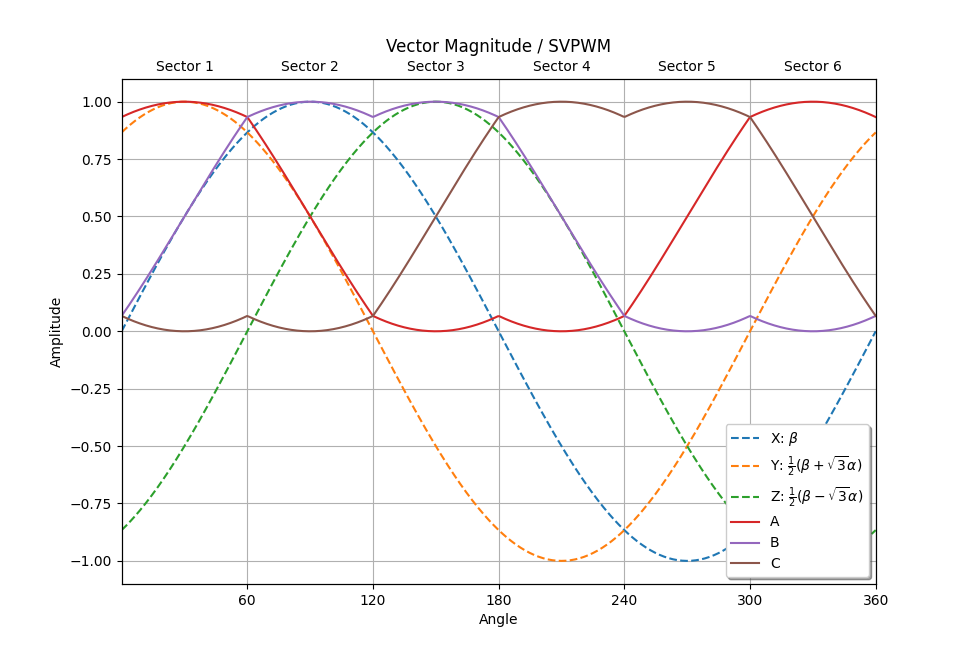

Recreate this plot in Python.
import matplotlib.pyplot as plt
import numpy as np

theta = np.linspace(0, np.deg2rad(360), 500)
angles = [np.deg2rad(60), np.deg2rad(120), np.deg2rad(180), np.deg2rad(240), np.deg2rad(300), np.deg2rad(360)]
anglelabels = ['60', '120', '180', '240', '300', '360']

X = np.sin(theta)
Y = (np.sin(theta) + np.sqrt(3)*np.cos(theta))/2
Z = (np.sin(theta) - np.sqrt(3)*np.cos(theta))/2

#A = -Z + 0
#A[theta>np.deg2rad(60)] = z0
#A[theta>np.deg2rad(120)] = Y[theta>np.deg2rad(120)]
#A[theta>np.deg2rad(180)] = -Z[theta>np.deg2rad(180)]
#A[theta>np.deg2rad(240)] = z0
#A[theta>np.deg2rad(300)] = Y[theta>np.deg2rad(300)]

#B = theta + 0
#B[theta>0] = 0
#B[theta>np.deg2rad(60)] = Z[theta>np.deg2rad(60)]
#B[theta>np.deg2rad(120)] = X[theta>np.deg2rad(120)]
#B[theta>np.deg2rad(180)] = z0
#B[theta>np.deg2rad(240)] = Z[theta>np.deg2rad(240)]
#B[theta>np.deg2rad(300)] = Y[theta>np.deg2rad(300)]

#C = -X + 0
#C[theta>np.deg2rad(60)] = -Y[theta>np.deg2rad(60)]
#C[theta>np.deg2rad(120)] = z0
#C[theta>np.deg2rad(180)] = -X[theta>np.deg2rad(180)]
#C[theta>np.deg2rad(240)] = -Y[theta>np.deg2rad(240)]
#C[theta>np.deg2rad(300)] = z0

z0 = (1 + Z + X)/2
As1 = z0 - Z
Bs1 = z0 
Cs1 = z0 - X

As1[theta>np.deg2rad(60)] = 0
Bs1[theta>np.deg2rad(60)] = 0
Cs1[theta>np.deg2rad(60)] = 0

#As1 = np.ma.masked_where(theta>np.deg2rad(60), As1)
#Bs1 = np.ma.masked_where(theta>np.deg2rad(60), Bs1)
#Cs1 = np.ma.masked_where(theta>np.deg2rad(60), Cs1)

z0 = (1 - Z + Y)/2
As2 = z0
Bs2 = z0 + Z 
Cs2 = z0 - Y

As2[theta<np.deg2rad(60)] = 0
As2[theta>np.deg2rad(120)] = 0
Bs2[theta<np.deg2rad(60)] = 0
Bs2[theta>np.deg2rad(120)] = 0
Cs2[theta<np.deg2rad(60)] = 0
Cs2[theta>np.deg2rad(120)] = 0

z0 = (1 - X - Y)/2
As3 = z0 + Y
Bs3 = z0 + X 
Cs3 = z0

As3[theta<np.deg2rad(120)] = 0
As3[theta>np.deg2rad(180)] = 0
Bs3[theta<np.deg2rad(120)] = 0
Bs3[theta>np.deg2rad(180)] = 0
Cs3[theta<np.deg2rad(120)] = 0
Cs3[theta>np.deg2rad(180)] = 0

z0 = (1 + X + Z)/2
As4 = z0 - Z
Bs4 = z0 
Cs4 = z0 - X

As4[theta<np.deg2rad(180)] = 0
As4[theta>np.deg2rad(240)] = 0
Bs4[theta<np.deg2rad(180)] = 0
Bs4[theta>np.deg2rad(240)] = 0
Cs4[theta<np.deg2rad(180)] = 0
Cs4[theta>np.deg2rad(240)] = 0

z0 = (1 + Y - Z)/2
As5 = z0
Bs5 = z0 + Z 
Cs5 = z0 - Y

As5[theta<np.deg2rad(240)] = 0
As5[theta>np.deg2rad(300)] = 0
Bs5[theta<np.deg2rad(240)] = 0
Bs5[theta>np.deg2rad(300)] = 0
Cs5[theta<np.deg2rad(240)] = 0
Cs5[theta>np.deg2rad(300)] = 0

z0 = (1 - X - Y)/2
As6 = z0 + Y
Bs6 = z0 + X 
Cs6 = z0

As6[theta<np.deg2rad(300)] = 0
Bs6[theta<np.deg2rad(300)] = 0
Cs6[theta<np.deg2rad(300)] = 0

A = As1 + As2 + As3 + As4 + As5 + As6
B = Bs1 + Bs2 + Bs3 + Bs4 + Bs5 + Bs6
C = Cs1 + Cs2 + Cs3 + Cs4 + Cs5 + Cs6

#pltXYZ = plt.subplot(211)
plt.plot(theta, X, label = r'X: $\beta$', linestyle='--')
plt.plot(theta, Y, label = r'Y: $\frac{1}{2}(\beta + \sqrt{3}\alpha)$', linestyle='--')
plt.plot(theta, Z, label = r'Z: $\frac{1}{2}(\beta - \sqrt{3}\alpha)$', linestyle='--')
#plt.plot(theta, -X, label = r'-X', linestyle='--')
#plt.plot(theta, -Y, label = r'-Y', linestyle='--')
#plt.plot(theta, -Z, label = r'-Z', linestyle='--')

#pltABC = plt.subplot(212)
plt.plot(theta, A, label = 'A')
plt.plot(theta, B, label = 'B')
plt.plot(theta, C, label = 'C')

plt.xlim(0, np.deg2rad(360))
plt.xticks(angles, anglelabels)

plt.xlabel('Angle')
plt.ylabel('Amplitude')
plt.title('Vector Magnitude / SVPWM')
plt.grid(True)
plt.legend(loc='lower right', fancybox=True, shadow=True)

sectorcenters = [np.deg2rad(30), np.deg2rad(90), np.deg2rad(150), np.deg2rad(210), np.deg2rad(270), np.deg2rad(330)]
sectorlabels = ['Sector 1', 'Sector 2', 'Sector 3', 'Sector 4', 'Sector 5', 'Sector 6']
sectoraxes = plt.twiny()
sectoraxes.set_xticks(sectorcenters)
sectoraxes.set_xlim(0, np.deg2rad(360))
sectoraxes.set_xticklabels(sectorlabels)
sectoraxes.tick_params('x', length = 0)
#sectoraxes.xaxis.set_ticks_position('bottom')

plt.show()
